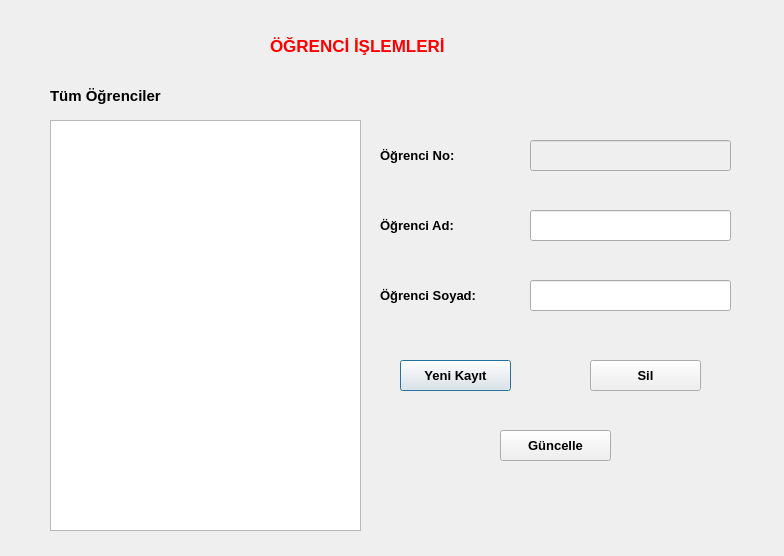
<?xml version="1.0" encoding="UTF-8"?>
<ui version="4.0">
 <class>Ogrenci</class>
 <widget class="QDialog" name="Ogrenci">
  <property name="geometry">
   <rect>
    <x>0</x>
    <y>0</y>
    <width>784</width>
    <height>556</height>
   </rect>
  </property>
  <property name="windowTitle">
   <string>Dialog</string>
  </property>
  <widget class="QLabel" name="label">
   <property name="geometry">
    <rect>
     <x>270</x>
     <y>20</y>
     <width>251</width>
     <height>51</height>
    </rect>
   </property>
   <property name="palette">
    <palette>
     <active>
      <colorrole role="WindowText">
       <brush brushstyle="SolidPattern">
        <color alpha="255">
         <red>255</red>
         <green>0</green>
         <blue>0</blue>
        </color>
       </brush>
      </colorrole>
     </active>
     <inactive>
      <colorrole role="WindowText">
       <brush brushstyle="SolidPattern">
        <color alpha="255">
         <red>255</red>
         <green>0</green>
         <blue>0</blue>
        </color>
       </brush>
      </colorrole>
     </inactive>
     <disabled>
      <colorrole role="WindowText">
       <brush brushstyle="SolidPattern">
        <color alpha="255">
         <red>120</red>
         <green>120</green>
         <blue>120</blue>
        </color>
       </brush>
      </colorrole>
     </disabled>
    </palette>
   </property>
   <property name="font">
    <font>
     <pointsize>13</pointsize>
     <weight>75</weight>
     <bold>true</bold>
    </font>
   </property>
   <property name="text">
    <string>ÖĞRENCİ İŞLEMLERİ</string>
   </property>
  </widget>
  <widget class="QLabel" name="label_2">
   <property name="geometry">
    <rect>
     <x>50</x>
     <y>80</y>
     <width>151</width>
     <height>31</height>
    </rect>
   </property>
   <property name="font">
    <font>
     <pointsize>11</pointsize>
     <weight>75</weight>
     <bold>true</bold>
    </font>
   </property>
   <property name="text">
    <string>Tüm Öğrenciler</string>
   </property>
  </widget>
  <widget class="QTableView" name="tbvwOgrenciler">
   <property name="geometry">
    <rect>
     <x>50</x>
     <y>120</y>
     <width>311</width>
     <height>411</height>
    </rect>
   </property>
  </widget>
  <widget class="QLabel" name="label_3">
   <property name="geometry">
    <rect>
     <x>380</x>
     <y>140</y>
     <width>111</width>
     <height>31</height>
    </rect>
   </property>
   <property name="font">
    <font>
     <pointsize>10</pointsize>
     <weight>75</weight>
     <bold>true</bold>
    </font>
   </property>
   <property name="text">
    <string>Öğrenci No:</string>
   </property>
  </widget>
  <widget class="QLineEdit" name="lnOgrenciNo">
   <property name="enabled">
    <bool>false</bool>
   </property>
   <property name="geometry">
    <rect>
     <x>530</x>
     <y>140</y>
     <width>201</width>
     <height>31</height>
    </rect>
   </property>
  </widget>
  <widget class="QLineEdit" name="lnOgrenciAd">
   <property name="geometry">
    <rect>
     <x>530</x>
     <y>210</y>
     <width>201</width>
     <height>31</height>
    </rect>
   </property>
  </widget>
  <widget class="QLabel" name="label_4">
   <property name="geometry">
    <rect>
     <x>380</x>
     <y>210</y>
     <width>111</width>
     <height>31</height>
    </rect>
   </property>
   <property name="font">
    <font>
     <pointsize>10</pointsize>
     <weight>75</weight>
     <bold>true</bold>
    </font>
   </property>
   <property name="text">
    <string>Öğrenci Ad:</string>
   </property>
  </widget>
  <widget class="QLineEdit" name="lnOgrenciSoyad">
   <property name="geometry">
    <rect>
     <x>530</x>
     <y>280</y>
     <width>201</width>
     <height>31</height>
    </rect>
   </property>
  </widget>
  <widget class="QLabel" name="label_5">
   <property name="geometry">
    <rect>
     <x>380</x>
     <y>280</y>
     <width>131</width>
     <height>31</height>
    </rect>
   </property>
   <property name="font">
    <font>
     <pointsize>10</pointsize>
     <weight>75</weight>
     <bold>true</bold>
    </font>
   </property>
   <property name="text">
    <string>Öğrenci Soyad:</string>
   </property>
  </widget>
  <widget class="QPushButton" name="btnOgrenciYeniKayit">
   <property name="geometry">
    <rect>
     <x>400</x>
     <y>360</y>
     <width>111</width>
     <height>31</height>
    </rect>
   </property>
   <property name="font">
    <font>
     <pointsize>10</pointsize>
     <weight>75</weight>
     <bold>true</bold>
    </font>
   </property>
   <property name="text">
    <string>Yeni Kayıt</string>
   </property>
  </widget>
  <widget class="QPushButton" name="btnOgrenciSil">
   <property name="geometry">
    <rect>
     <x>590</x>
     <y>360</y>
     <width>111</width>
     <height>31</height>
    </rect>
   </property>
   <property name="font">
    <font>
     <pointsize>10</pointsize>
     <weight>75</weight>
     <bold>true</bold>
    </font>
   </property>
   <property name="text">
    <string>Sil</string>
   </property>
  </widget>
  <widget class="QPushButton" name="btnOgrenciGuncelle">
   <property name="geometry">
    <rect>
     <x>500</x>
     <y>430</y>
     <width>111</width>
     <height>31</height>
    </rect>
   </property>
   <property name="font">
    <font>
     <pointsize>10</pointsize>
     <weight>75</weight>
     <bold>true</bold>
    </font>
   </property>
   <property name="text">
    <string>Güncelle</string>
   </property>
  </widget>
 </widget>
 <resources/>
 <connections/>
</ui>
